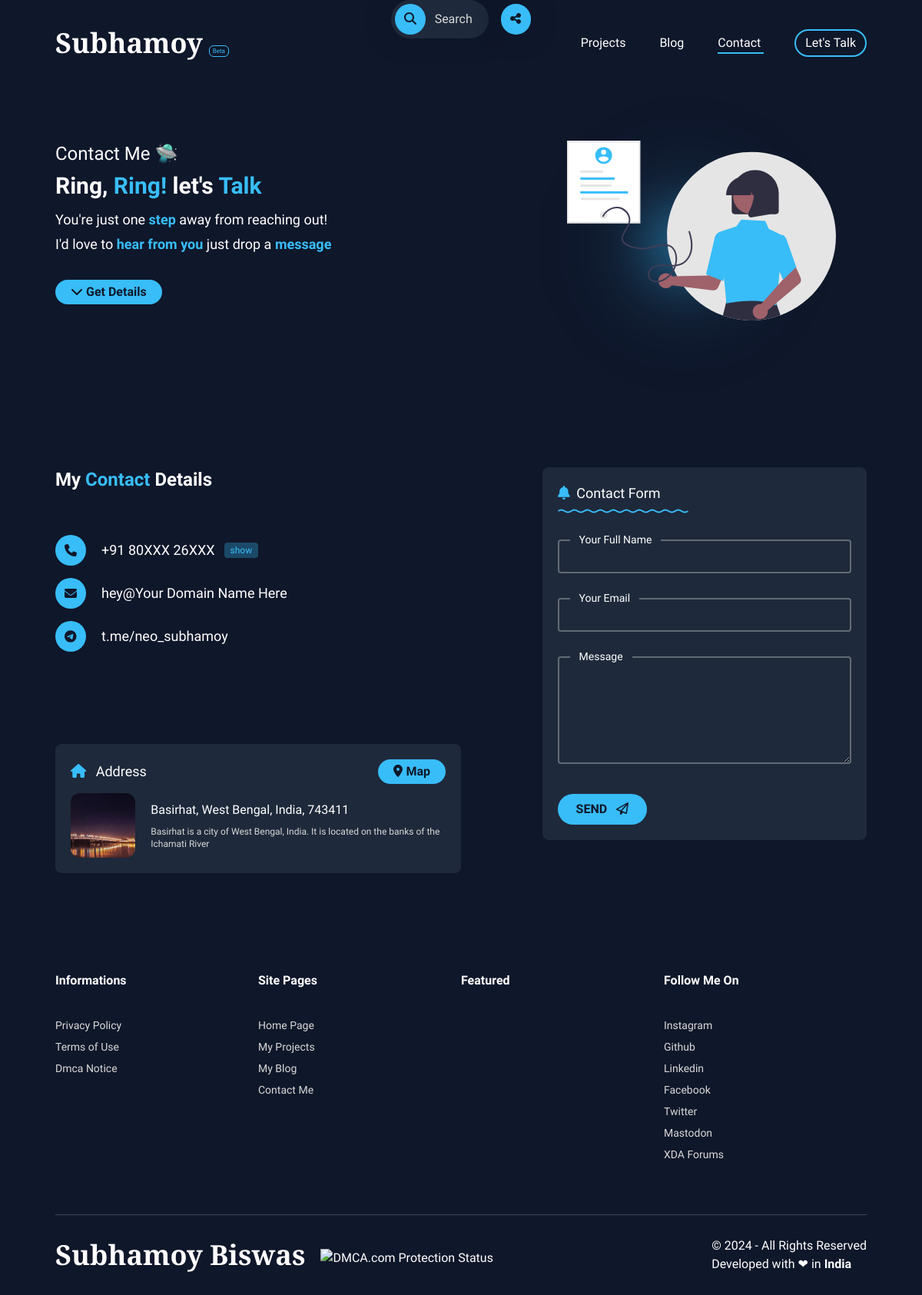
/htdocs/contact.php, run on the app's committed database.
### tables this page shows
CREATE TABLE `socials` (
  `id` int(10) NOT NULL,
  `platform` varchar(100) NOT NULL,
  `icon` varchar(100) NOT NULL,
  `link` varchar(100) NOT NULL,
  `stag` varchar(100) DEFAULT NULL
);

### htdocs/core/host_config.php (called while the page is built)
<?php
$currentHost = $_SERVER['HTTP_HOST'];
$localIP = $_ENV['LOCAL_IP'];
$domain = $_ENV['DOMAIN'];
if($currentHost == "localhost") {
    $basePath = "https://localhost/neosubhamoy/htdocs";
}
elseif ($currentHost == $localIP) {
    $basePath = "https://" . $localIP . "/neosubhamoy/htdocs";
}
else {
    $basePath = "https://" . $currentHost;
}
?>

### htdocs/core/query_functions.php (called while the page is built, shortened)
<?php
function fetch_all_records($conn, $table_name) {
    $sql = "SELECT * FROM $table_name";
    $result = $conn -> query($sql);
    return $result;
}
?>

### htdocs/contact.php (the view, shortened to what this page needs)
<?php
require 'core/connection.php';
require 'core/host_config.php';
require 'core/query_functions.php';
?>
<!DOCTYPE html>
<html lang="en" class="scroll-smooth">
<head>
    <?php require 'assets/_integrate.php';?>
</head>
<body class="font-lexend bg-bg_primary text-accent_secondary">
    <?php include 'assets/_floatingbar.php';?>
    <?php require 'assets/_header.php';?>
    <div class="contactbox w-full px-4 lg:px-[4.5rem] flex flex-col items-center">
        <div class="herosection w-full flex flex-col-reverse justify-center lg:flex-row lg:justify-between items-center mb-3">
            <div class="herotitle w-full lg:w-auto px-2 lg:px-0 lg:mt-16 lg:mb-10 2xl:mt-24 2xl:mb-32">
                <p class="text-xl lg:text-2xl my-3 lg:my-2" data-aos="fade-right">Contact Me 🛸</p>
                <h1 class="text-2xl lg:text-3xl mt-1 mb-4 lg:mt-2 lg:mb-3 lg:whitespace-nowrap font-bold" data-aos="fade-right" data-aos-delay="100">Ring, <span class="text-accent_primary">Ring!</span> let's <span class="text-accent_primary">Talk</span></h1>
                <h2 class="text-lg mt-3 mb-1 lg:mt-2 lg:mb-1 lg:whitespace-nowrap" data-aos="fade-right" data-aos-delay="150">You're just one <span class="text-accent_primary font-bold">step</span> away from reaching out!</h2>
                <h3 class="text-lg mt-1 mb-3 lg:mt-1 lg:mb-2 lg:whitespace-nowrap" data-aos="fade-right" data-aos-delay="200">I'd love to <span class="text-accent_primary font-bold">hear from you</span> just drop a <span class="text-accent_primary font-bold">message</span></h3>
                <div class="w-full flex justify-start items-center my-7 lg:my-6" data-aos="fade-right" data-aos-delay="250">
                    <button class="w-fit px-5 py-1 my-2 mr-2 font-bold bg-accent_primary text-bg_primary rounded-full hover:shadow-lg hover:shadow-accent_secondary_transparent hover:bg-accent_secondary hover:rounded-lg transition transform duration-500" onclick="location.href='#contactsection'"><i class="fa-solid fa-chevron-down"></i> Get Details</button>
                </div>
            </div>
            <div class="heroimage w-full h-full flex justify-center lg:justify-end items-center mt-10 lg:mt-0">
                <div class="wrapper w-[250px] lg:w-[350px] mb-20 mt-10 lg:mb-0 lg:mt-5 lg:mr-10 z-20" data-aos="zoom-in">
                    <img src="./assets/images/contact-heroimage.svg" alt="heroimage">
                </div>
            </div>
        </div>
        <div id="contactsection" class="contactsection w-full flex flex-col justify-start lg:flex-row lg:justify-between items-start mt-32 mb-72 lg:mb-32 px-2 lg:px-0">
            <div class="leftsec mb-14 w-full flex flex-col justify-between lg:w-[50%] lg:mb-0">
                <div class="leftsectop">
                    <h4 class="text-2xl font-bold mb-10">My <span class="text-accent_primary">Contact</span> Details</h4>
                    <div class="contactinfocont mt-14">
                        <div class="flex items-center my-4">
                            <span class="w-[40px] h-[40px] bg-accent_primary text-bg_primary flex justify-center items-center rounded-full mr-5" title="Contact via Phone Call"><i class="fa-solid fa-phone"></i></span>
                            <p class="text-lg font-light" id="phoneNumberCont" onclick="if(document.getElementById('togglePhoneNumber').innerHTML==='hide') { copy_to_clipboard('+91 8016626636', 'Number') }">+91 80XXX 26XXX</p>
                            <button class="bg-accent_primary_transparent text-accent_primary py-[0.15rem] px-2 ml-3 text-xs rounded" onclick="if(document.getElementById('togglePhoneNumber').innerHTML==='show'){ document.getElementById('togglePhoneNumber').innerHTML='hide'; document.getElementById('phoneNumberCont').innerHTML='+91 80166 26636'; document.getElementById('phoneNumberCont').classList.add('cursor-pointer') } else { document.getElementById('togglePhoneNumber').innerHTML='show'; document.getElementById('phoneNumberCont').innerHTML='+91 80XXX 26XXX'; document.getElementById('phoneNumberCont').classList.remove('cursor-pointer') }" id="togglePhoneNumber">show</button>
                        </div>
                        <div class="flex items-center my-4">
                            <span class="w-[40px] h-[40px] bg-accent_primary text-bg_primary flex justify-center items-center rounded-full mr-5" title="Contact via Email"><i class="fa-solid fa-envelope"></i></span>
                            <p class="text-lg font-light cursor-pointer" onclick="location.href='mailto:hey@<?php echo $domain ?>'">hey@<?php echo $domain ?></p>
                        </div>
                        <div class="flex items-center my-4">
                            <span class="w-[40px] h-[40px] bg-accent_primary text-bg_primary flex justify-center items-center rounded-full mr-5" title="Chat with me on Telegram"><i class="fa-brands fa-telegram"></i></span>
                            <p class="text-lg font-light cursor-pointer" onclick="window.open('https://www.t.me/neo_subhamoy', '_blank')">t.me/neo_subhamoy</p>
                        </div>
                    </div>
                </div>
                <div class="leftsecbottom mt-10 lg:mt-[6.5rem]">
                    <div class="hoverAnimatedContainer bg-bg_secondary rounded-lg p-5 relative">
                        <span class="flex items-center text-lg justify-between">
                            <span class="">
                                <i class="fa-solid fa-house text-accent_primary"></i>
                                <span class="ml-2">Address</span>
                            </span>
                            <button class="w-fit px-5 py-1 text-base font-bold bg-accent_primary text-bg_primary rounded-full hover:shadow-lg hover:shadow-accent_secondary_transparent hover:bg-accent_secondary hover:rounded-lg transition transform duration-500" onclick="window.open('https://www.google.com/maps/place/Basirhat,+West+Bengal/')"><i class="fa-solid fa-location-dot"></i> Map</button>
                        </span>
                        <div class="flex items-center mt-3">
                            <div class="wrapper w-[200px] lg:w-[100px] rounded-xl overflow-hidden">
                                <img src="assets/images/basirhat.webp" alt="basirhat">
                            </div>
                            <div class="ml-5">
                                <h5 class="">Basirhat, West Bengal, India, 743411</h5>
                                <p class="text-xs font-light text-accent_three mt-2">Basirhat is a city of West Bengal, India. It is located on the banks of the Ichamati River</p>
                            </div>
                        </div>
                    </div>
                </div>
            </div>
            <div class="rightsec w-full lg:w-[40%]">
                <form id="contactForm" class="contactform w-full flex flex-col justify-center bg-bg_secondary rounded-lg p-5" method="POST" enctype="application/x-www-form-urlencoded" autocomplete="off">
                    <p class="self-start w-[40%] pb-1 text-lg whitespace-nowrap"><i class="fa-solid fa-bell text-accent_primary"></i>&nbsp; Contact Form</p>
                    <div class="nameinputcont w-full relative my-4">
                        <input id="contactNameInput" type="text" class="peer w-full p-2 border-[2px] bg-bg_secondary border-accent_secondary_transparent rounded outline-none focus:border-accent_primary">
                        <span class="absolute text-sm -top-[0.60rem] left-4 px-3 bg-bg_secondary peer-focus:text-accent_primary">Your Full Name</span>
                    </div>
                    <div class="emailinputcont w-full relative my-4">
                        <input id="contactEmailInput" type="email" class="peer w-full p-2 border-[2px] bg-bg_secondary border-accent_secondary_transparent rounded outline-none focus:border-accent_primary invalid:border-[#ff1c49]" autocomplete="new-password">
                        <span class="absolute text-sm -top-[0.60rem] left-4 px-3 bg-bg_secondary peer-focus:text-accent_primary peer-invalid:text-[#ff1c49]">Your Email</span>
                    </div>
                    <div class="messagetextcont w-full relative my-4">
                        <textarea id="contactMessageInput" type="text" rows="5" class="peer w-full p-2 border-[2px] bg-bg_secondary border-accent_secondary_transparent rounded outline-none focus:border-accent_primary"></textarea>
                        <span class="absolute text-sm -top-[0.60rem] left-4 px-3 bg-bg_secondary peer-focus:text-accent_primary">Message</span>
                    </div>
                    <div class="contactsubmit w-full mt-4">
                        <button id="contactSendButton" type="submit" class="bg-accent_primary rounded-full py-2 px-6 text-bg_primary font-bold hover:shadow-lg hover:shadow-accent_secondary_transparent hover:bg-accent_secondary hover:rounded-lg transition transform duration-500">SEND <i class="fa-regular fa-paper-plane ml-2"></i></button>
                    </div>
                </form>
            </div>
        </div>
    </div>
    <?php require 'assets/_footer.php';?>
</body>
</html>

### htdocs/assets/_footer.php (shortened to what this page needs)
<footer class="w-full px-6 lg:px-[4.5rem]">
    <div class="fottermenu w-full flex justify-around flex-wrap lg:flex-nowrap mb-10">
        <div class="w-[50%] lg:w-[25%] flex flex-col justify-start items-start mb-10 lg:mb-0">
            <h6 class="font-bold mb-8">Informations</h6>
            <a class="text-sm text-accent_three my-1 hover:text-accent_secondary transition transform duration-100" href="<?php echo $basePath . '/privacy-policy' ?>">Privacy Policy</a>
            <a class="text-sm text-accent_three my-1 hover:text-accent_secondary transition transform duration-100" href="<?php echo $basePath . '/terms-of-use' ?>">Terms of Use</a>
            <a class="text-sm text-accent_three my-1 hover:text-accent_secondary transition transform duration-100" href="<?php echo $basePath . '/dmca' ?>">Dmca Notice</a>
        </div>
        <div class="w-[50%] lg:w-[25%] flex flex-col justify-start items-start mb-10 lg:mb-0">
            <h6 class="font-bold mb-8">Site Pages</h6>
            <a class="text-sm text-accent_three my-1 hover:text-accent_secondary transition transform duration-100" href="<?php echo $basePath ?>">Home Page</a>
            <a class="text-sm text-accent_three my-1 hover:text-accent_secondary transition transform duration-100" href="<?php echo $basePath . '/projects' ?>">My Projects</a>
            <a class="text-sm text-accent_three my-1 hover:text-accent_secondary transition transform duration-100" href="<?php echo $basePath . '/blog' ?>">My Blog</a>
            <a class="text-sm text-accent_three my-1 hover:text-accent_secondary transition transform duration-100" href="<?php echo $basePath . '/contact' ?>">Contact Me</a>
        </div>
        <div class="w-[50%] lg:w-[25%] flex flex-col justify-start items-start mb-10 lg:mb-0">
            <h6 class="font-bold mb-8">Featured</h6>
        </div>
        <div class="w-[50%] lg:w-[25%] flex flex-col justify-start items-start mb-10 lg:mb-0">
            <h6 class="font-bold mb-8">Follow Me On</h6>
            <?php
            $footer_socials = fetch_all_records($conn, "socials");
            if($footer_socials -> num_rows > 0) {
                while($footer_social = $footer_socials -> fetch_assoc()) {
                    if($footer_social['platform'] == "Mastodon") {
                        echo "
                        <a class='text-sm text-accent_three my-1 hover:text-accent_secondary transition transform duration-100' rel='me' href='".$footer_social['link']."' target='_blank'>".$footer_social['platform']."</a>
                        ";
                    } else {
                        echo "
                        <a class='text-sm text-accent_three my-1 hover:text-accent_secondary transition transform duration-100' href='".$footer_social['link']."' target='_blank'>".$footer_social['platform']."</a>
                        ";
                    }
                }
            }
            ?>
        </div>
    </div>
    <hr class="opacity-20 mt-16 mb-5">
    <div class="copyrightsection w-full flex justify-between items-center mt-7 mb-12">
        <div class="items-center hidden lg:flex">
            <a class="font-cormorant text-4xl font-bold" href="https://<?php echo $domain ?>">Subhamoy Biswas</a>
            <span class="ml-5 mt-2">
                <a href="//www.dmca.com/Protection/Status.aspx?ID=8b6891f8-49be-46fd-83a4-efbc89007880" title="DMCA.com Protection Status" class="dmca-badge"><img src ="https://images.dmca.com/Badges/dmca-badge-w100-5x1-07.png?ID=8b6891f8-49be-46fd-83a4-efbc89007880"  alt="DMCA.com Protection Status" /></a><script src="https://images.dmca.com/Badges/DMCABadgeHelper.min.js"></script>
            </span>
        </div>
        <div class="flex flex-col">
            <p class="">&#169; <script>document.write(new Date().getFullYear())</script> - All Rights Reserved<br>Developed with &#10084; in <strong>India</strong></p>
        </div>
    </div>
</footer>

### htdocs/assets/extra-style.css (style rules this page uses)
.hoverAnimatedContainer::before { background: radial-gradient(600px circle at var(--mouse-x) var(--mouse-y), rgba(255,255,255,0.06), transparent 40%); border-radius: inherit; content: ""; height: 100%; width: 100%; position: absolute; left: 0px; top: 0px; opacity: 0; transition: opacity 500ms; }

### data on the page
socials: platform "Instagram"
socials: platform "Github"
socials: platform "Linkedin"
socials: platform "Facebook"
socials: platform "Twitter"
socials: platform "Mastodon"
socials: platform "XDA Forums"

### other printed values
$domain "Your Domain Name Here"
